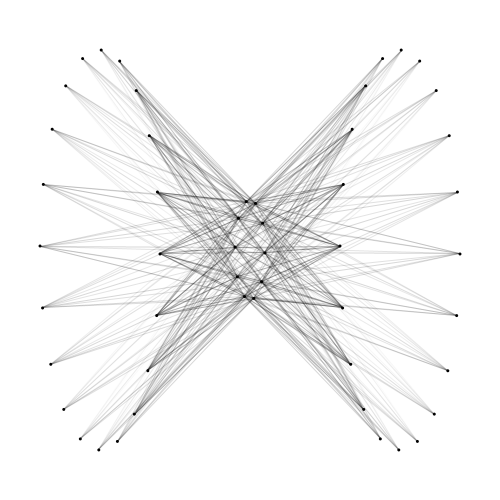
Frame 1 (no input)
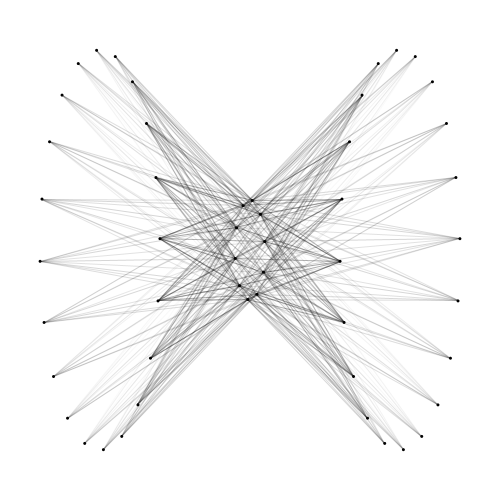
Frame 60 (the mouse pressed at the canvas centre just before this capture)
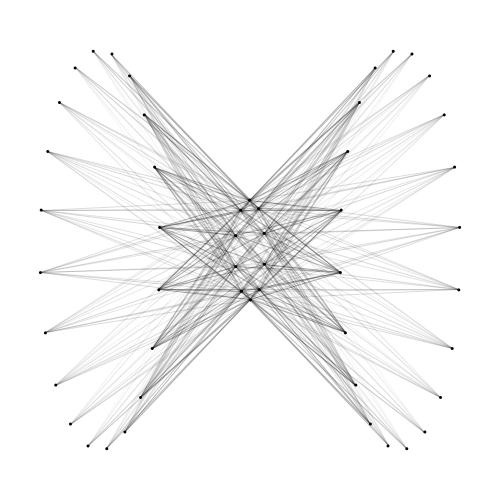
Frame 120 (the mouse held since frame 60 and released just before this capture)

The Processing sketch that drew these frames (run headless with seeded random() and noise(); from frame 60 on, the mouse is pressed at the canvas centre):

// Processing sketch: processing_175181
// ── processing_175181.pde

int num1 = 10;
int num2 = 20;
int num3 = 20;

float speed1 = 0.06;
float speed2 = 0.02;
float speed3 = 0.02;
int fixedX1 = 0;
int fixedX2 = -150;
int fixedX3 = 150;
int distance1 = 50;
int distance2 = 200;
int distance3 = 200;
float [] angleDot1;
float [] angleDot2;
float [] angleDot3;
PVector [] dot1;
PVector [] dot2;
PVector [] dot3;

void setup(){
   size(500,500); 
   dot1 = new PVector[num1];
   dot2 = new PVector[num2];
   dot3 = new PVector[num3];
   angleDot1 = new float[num1];
   angleDot2 = new float[num2];
   angleDot3 = new float[num3];
   sedDotPosition(dot1, angleDot1, fixedX1, distance1);
   sedDotPosition(dot2, angleDot2, fixedX2, distance2);
   sedDotPosition(dot3, angleDot3, fixedX3, distance3);
}

void sedDotPosition(PVector[] dots, float[] angles, int fixedX, int distance){
   for(int i=0; i< dots.length; i++){
       float fixedAngle = TWO_PI / dots.length;
       if(i != 0){
          angles[i] = angles[i] + angles[i-1] + fixedAngle; 
       }
       PVector pos = new PVector(cos(angles[i]) * distance + fixedX, sin(angles[i]) * distance1); 
       dots[i] = pos;
   }
}

void draw(){
    smooth();
    translate(width/2,height/2);
    background(255);
    drawValues(dot1, angleDot1, fixedX1, distance1, speed1);
    drawValues(dot2, angleDot2, fixedX2, distance2, speed2);
    drawValues(dot3, angleDot3, fixedX3, distance3, speed3);
    drawConnection(dot1, dot2);
    drawConnection(dot1, dot3); 
}

void drawValues(PVector[] dots, float[] angles, int fixedX, int distance, float speed){
    for (int i = 0; i < dots.length; i++){
      angles[i] += speed;
      dots[i].x = cos(angles[i]) * distance * 0.3 + fixedX;
      dots[i].y = sin(angles[i]) * distance;
      drawDots(dots[i].x, dots[i].y);
    }
}


void drawDots(float dx, float dy){
     pushMatrix();
     fill (1,255);
     noStroke();
     ellipse (dx, dy, 3, 3);
     popMatrix();    
}

void drawConnection(PVector[] dotsOne, PVector[] dotsTwo){
     for(int i=0; i< dotsOne.length; i++){
        float x1 = dotsOne[i].x;
        float y1 = dotsOne[i].y;
        for(int j=0; j< dotsTwo.length; j++){
           float x2 = dotsTwo[j].x;
           float y2 = dotsTwo[j].y; 
           float dis = dist(x1, y1, x2, y2);
           
           float a = map(dis, 50, 300, 100, 0);
           stroke(0,a);
           strokeWeight(1);
           line(x1, y1, x2, y2);
        }
     }
}
